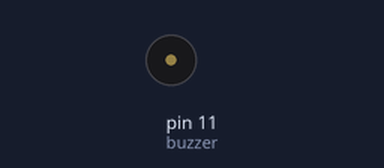
The sketch below on a simulated Arduino Uno, built with avr-gcc and run on an emulated ATmega328P. On the bench: buzzer (waves = sounding).

Above: at 0.1 s.
At 5.1 s:
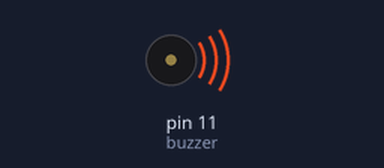
Timing chart, 0 to 6.6 s (numbered marks = the images above):
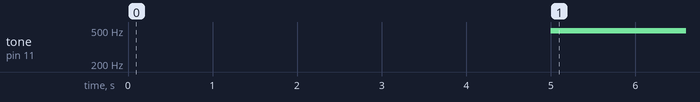

Measured:
- by itself, tone on pin 11 (buzzer): silent → 490 Hz at 5.0 s

The sketch:

exercicio9.ino
```cpp
const int buzzer = 11;
int tempo = 0;

void setup()
{
    pinMode(buzzer, OUTPUT);
}

void loop()
{
  for(int x=0;x<5;x++)
  {
    delay(1000);
    tempo++;
  }

  if(tempo >= 5)
    analogWrite(buzzer,30);

}
```
